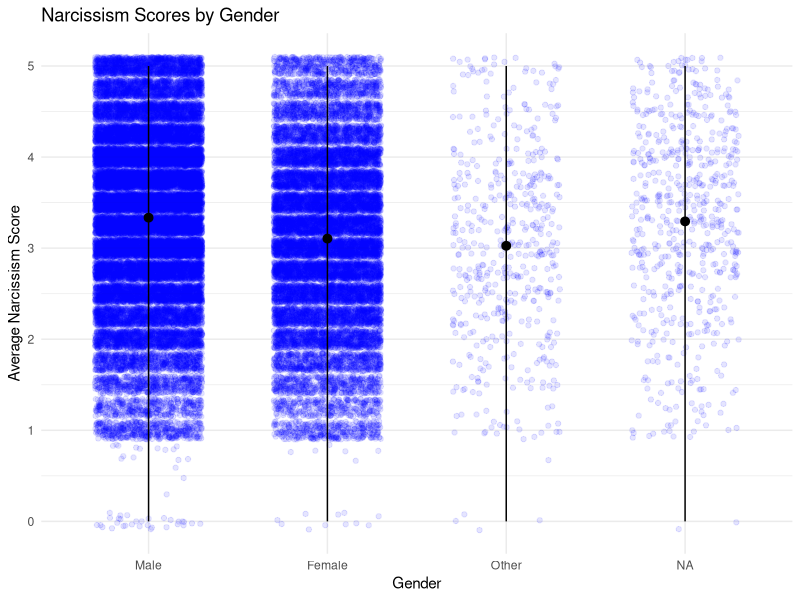
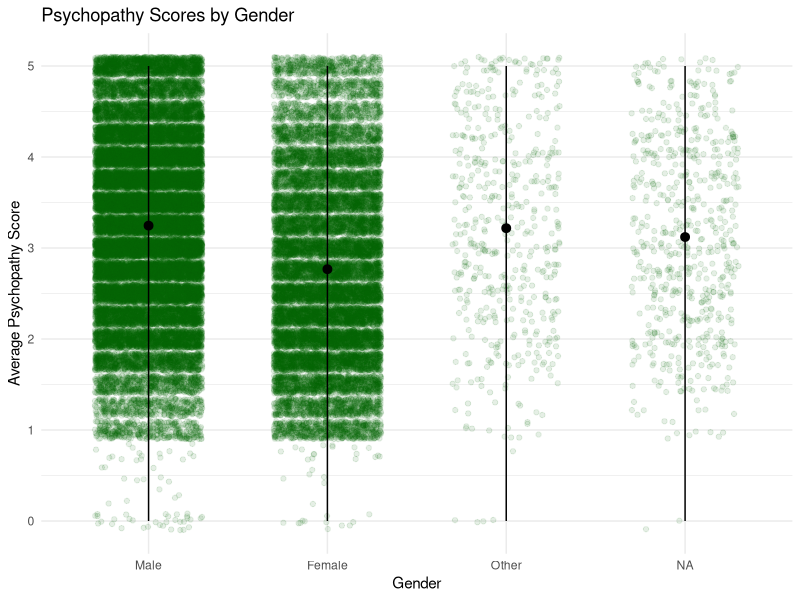
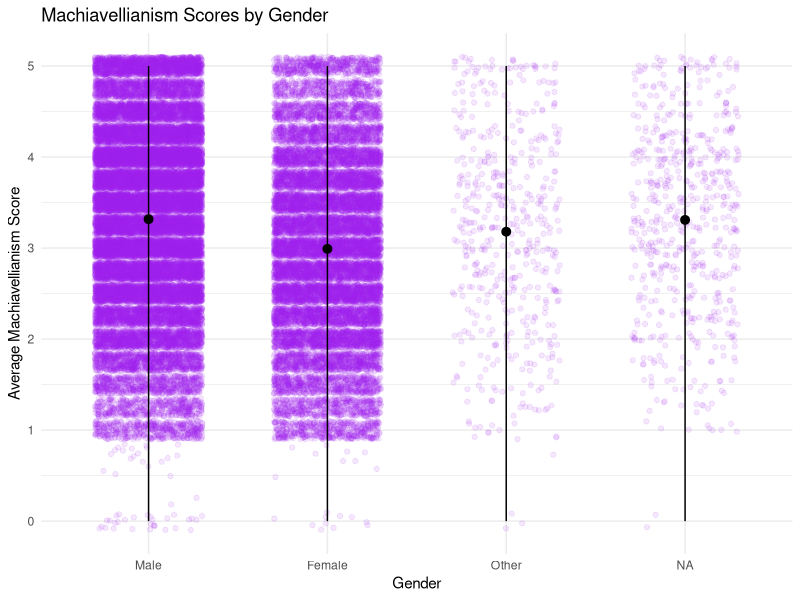

Generate these figures, in order, with R:
## ---- chunk 1
#install.packages("ggplot2")
library(ggplot2)


## ---- chunk 2

mydata <- read.csv("nyla_data.csv") 
## ---- chunk 3
mydata$gender <- factor(mydata$gender, levels = c(1,2,3), labels = c("Male", "Female","Other"))

scale1_vars <- c("DDN1", "DDN2", "DDN3", "DDN4")

mydata$narcissism <- rowMeans(mydata[, scale1_vars], na.rm = TRUE)

ggplot(mydata, aes(x = gender, y = narcissism)) +
  geom_jitter(width = 0.3, size= 1.5, alpha = 0.1, color = "blue") +
  labs(
    x = "Gender",
    y = "Average Narcissism Score",
    title = "Narcissism Scores by Gender"
  ) + stat_summary(
    fun.min = min,
    
    fun.max = max,
    fun = mean
  )+
  theme_minimal()






## ---- chunk 4

scale1_vars <- c("DDP1", "DDP2", "DDP3", "DDP4")

mydata$psychopathy <- rowMeans(mydata[, scale1_vars], na.rm = TRUE)

ggplot(mydata, aes(x = gender, y = psychopathy)) +
  geom_jitter(width = 0.3, size= 1.5, alpha = 0.1, color = "darkgreen") +
  labs(
    x = "Gender",
    y = "Average Psychopathy Score",
    title = "Psychopathy Scores by Gender"
  ) +
  stat_summary(
    fun.min = min,
    fun.max = max,
    fun = mean
  ) +
  theme_minimal() 

## ---- chunk 5

scale1_vars <- c("DDM1", "DDM2", "DDM3", "DDM4")

mydata$machiavellianism <- rowMeans(mydata[, scale1_vars], na.rm = TRUE)

ggplot(mydata, aes(x = gender, y = machiavellianism)) +
  geom_jitter(width = 0.3, size= 1.5, alpha = 0.1, color = "purple") +
  labs(
    x = "Gender",
    y = "Average Machiavellianism Score",
    title = "Machiavellianism Scores by Gender"
  ) +
  stat_summary(
    fun.min = min,
    fun.max = max,
    fun = mean
  ) +
  theme_minimal()

